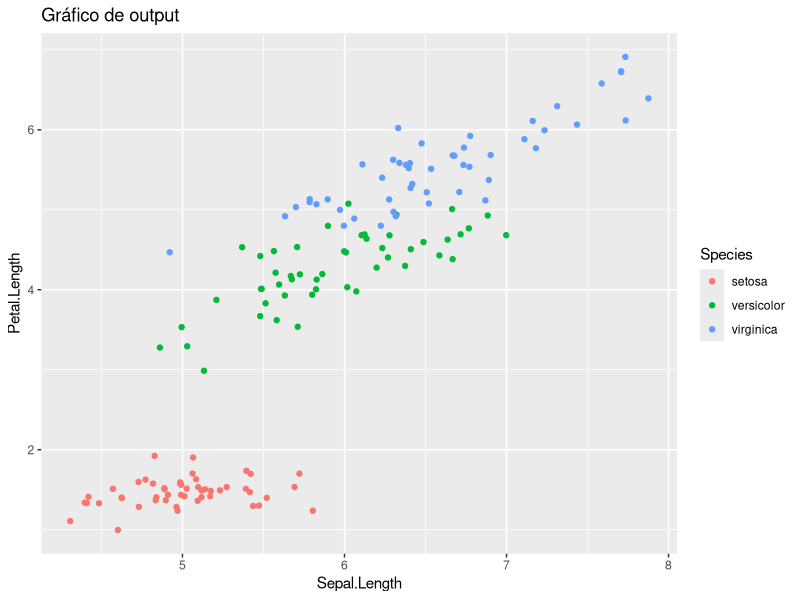

Generate this figure with R:
## ---- chunk 1
library(ggplot2)
## ---- chunk 2
# Este es un bloque de código R
ggplot(data = iris, 
       mapping = aes(
         x = Sepal.Length, 
         y = Petal.Length, 
         color = Species))+
  geom_jitter()+
  ggtitle(label = "Gráfico de output")
